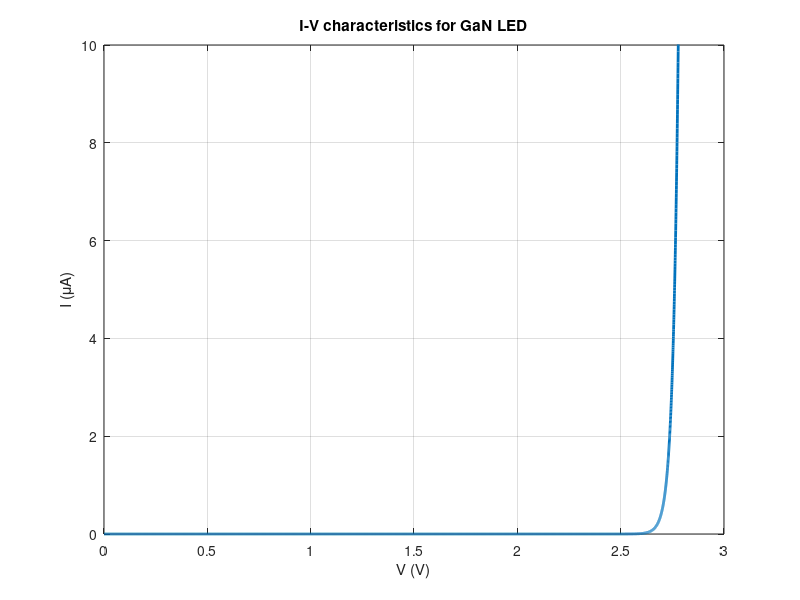

Write the MATLAB code that produced this figure.
clc;
clearvars;
close all;

%% Choose data/Task no

Task_no = 2; % Task 1: GaAs, Task 2: GaN

switch (Task_no)
    case 1
        material = 'GaAs';
        % Mobility in cm2/Vs
        u_n = 8500;
        u_p = 400;

        % Doping concentrations in (cm-3)
        Na = 1e15;
        Nd = 5e17;

        ni = 1.79e6; % intrinsic carrier concentration (cm-3)

        A = 1*(1/10)^2;       % Cross section Area in cm2
        nf = 1.5;

        lamda0 = 860e-9; %Peak Wavelength from Exp1

    case 2
        material = 'GaN';
        % Mobility in cm2/Vs
        u_n = 1800;
        u_p = 30;

        % Doping concentrations in (cm-3)
        Na = 1e15;
        Nd = 1e18;

        ni = 1.9e-10; % intrinsic carrier concentration (cm-3)

        A = 0.5*(1/10)^2;       % Cross section Area in cm2
        nf = 1;

        lamda0 = 360e-9; %Peak Wavelength from Exp1
end
% Peak Wavelength(nm) = 1243/Bandgap(eV)

% Constants in SI unit
h = 6.626e-34;
k_B = 1.38e-23;
T = 300;
q = 1.6e-19;

deln = 1e17; % excess minority carrier concentration

%% Calculation
npo = ni^2/Na;
pno = ni^2/Nd;

% cm2/s
Dn = (k_B*T*u_n)/q;
Dp = (k_B*T*u_p)/q;
Br = 1e-10;

%tau_n means lifetime of minority electron in p-region
tau_n = 1/(Br*(Na+npo+deln));
tau_p = 1/(Br*(pno+Nd+deln));

Ln = (Dn*tau_n)^0.5;
Lp = (Dp*tau_p)^0.5;

V = linspace(0,3,10000); % Voltage (X-axis)

% Current Density (A/cm2)
Js = q*((Dn*npo/Ln)+(Dp*pno/Lp));

Is = A*Js;
I = Is*exp(((q*V)./(nf*k_B*T))-1);

%% Ploting

plot(V,I/1e-6, "LineWidth",2);
xlabel('V (V)');
ylabel('I (\muA)');
title(sprintf('I-V characteristics for %s LED',material));

ylim([0 10]);
% title('I-V characteristics of GaAs');
grid on;


% Save the plot as a PNG file
saveas(gcf, 'C:\SPB_Data\EEE460_Jan2024_byakc\Exp3_BYAKC\reportprepare\partC_task2.png');
